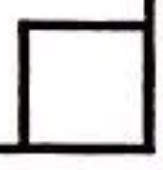
#> input picture box.jpg, 163 x 170 px
$ python other.py   (older library calls are emulated)
#> lines starting #> are read from the running program, lines starting #| are printed output that depends on the picture; after the words box and inside, x2 and y2 are one past the last pixel; in counts of white or black regions, pixels touching at a corner belong together
import cv2
import numpy as np
from PIL import Image, ImageEnhance

def test():
	img3 = Image.open('houghlines5.jpg').convert('L')
	img3 = ImageEnhance.Color(img3).enhance(5)
	img3 = ImageEnhance.Contrast(img3).enhance(5)
	img3 = ImageEnhance.Brightness(img3).enhance(5)
	img3 = ImageEnhance.Sharpness(img3).enhance(5)
	img3.save('enhanced.jpg')


img = cv2.imread('box.jpg')
#> img is the input picture: shape (170, 163, 3); mean B, G, R 202, 201.9, 203.1
gray = cv2.cvtColor(img,cv2.COLOR_BGR2GRAY)
laplacian = cv2.Laplacian(gray, cv2.CV_64F)
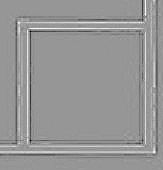
#> laplacian: shape (170, 163) float64; min -125, max 87, mean 0; drawn with min black and max white
cv2.imwrite('houghlines5.jpg',laplacian)
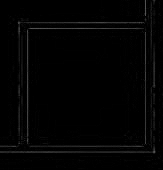
#> saved as houghlines5.jpg: shape (170, 163); min 0, max 87, mean 3
test()
#> in test, `img3 = ImageEnhance.Contrast(img3).enhance(5)`:
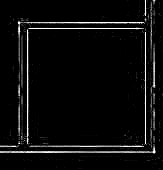
#> img3: PIL image 163x170 L; min 0, max 255, mean 11.6
#> in test, `img3 = ImageEnhance.Brightness(img3).enhance(5)`:
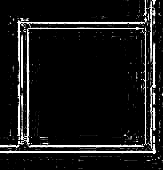
#> img3: PIL image 163x170 L; min 0, max 255, mean 23.2
#> in test, `img3 = ImageEnhance.Sharpness(img3).enhance(5)`:
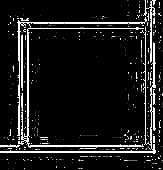
#> img3: PIL image 163x170 L; min 0, max 255, mean 25.8
img2 = cv2.imread('enhanced.jpg')
#> img2: shape (170, 163, 3); min 0, max 255, mean 26.6

edges = cv2.Canny(img2,50,150,apertureSize = 3)
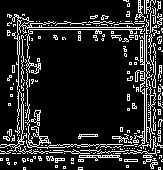
#> edges: shape (170, 163); 15.1% white in thin lines or dots
minLineLength = 100
maxLineGap = 10
lines = cv2.HoughLinesP(edges,1,np.pi/180,100,minLineLength,maxLineGap)
#> lines = [[144, 70, 144, 33], [146, 61, 146, 35], [27, 27, 141, 27], [29, 29, 142, 29], [150, 127, 150, 111], [146, 141, 146, 88]]
print(lines)
#| [[[144  70 144  33]]
#|  [[146  61 146  35]]
#|  [[ 27  27 141  27]]
#|  [[ 29  29 142  29]]
#|  [[150 127 150 111]]
#|  [[146 141 146  88]]]
for line in lines:
	for x1,y1,x2,y2 in line:
		cv2.line(img,(x1,y1),(x2,y2),(0,255,0),3)
#> this loop made 6 passes
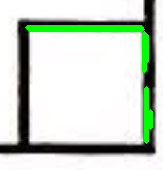
#> img: shape (170, 163, 3); 5.14% of pixels changed, all inside (x1, y1, x2, y2) = (25, 25, 153, 144)


cv2.imwrite('houghlines10.jpg',img)

$ run again, with sheet.JPG copied over box.jpg
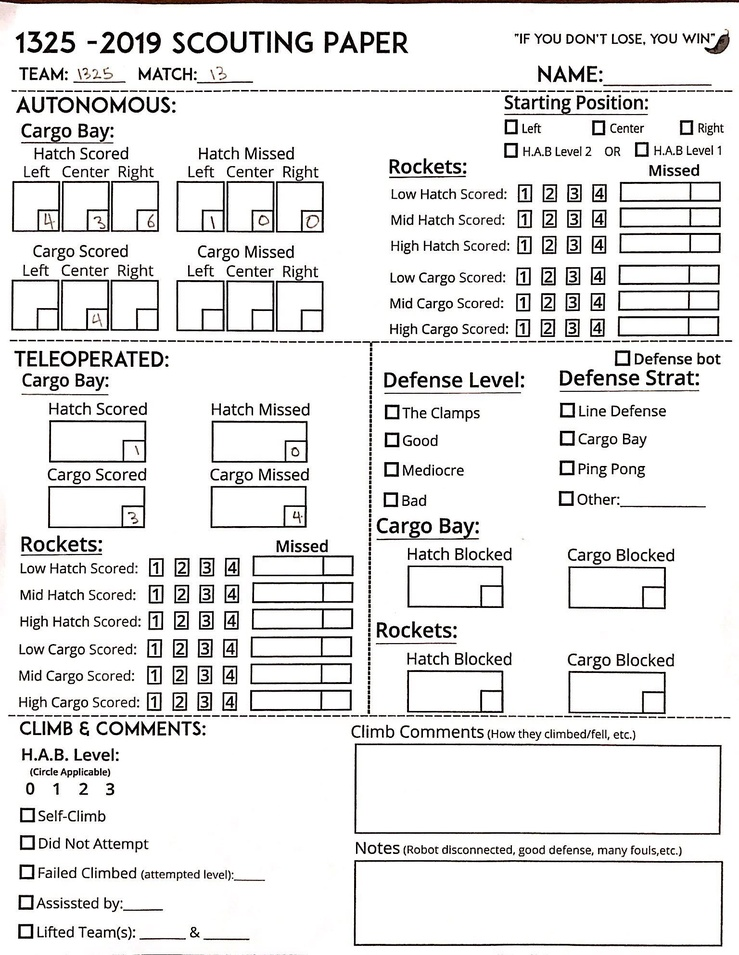
#> input picture sheet.JPG, 739 x 955 px, shrunk from 1536 x 1984 before the run
#> img is the input picture: shape (955, 739, 3); mean B, G, R 230.1, 230.4, 230.8
#> `edges = cv2.Canny(img2,50,150,apertureSize = 3)`:
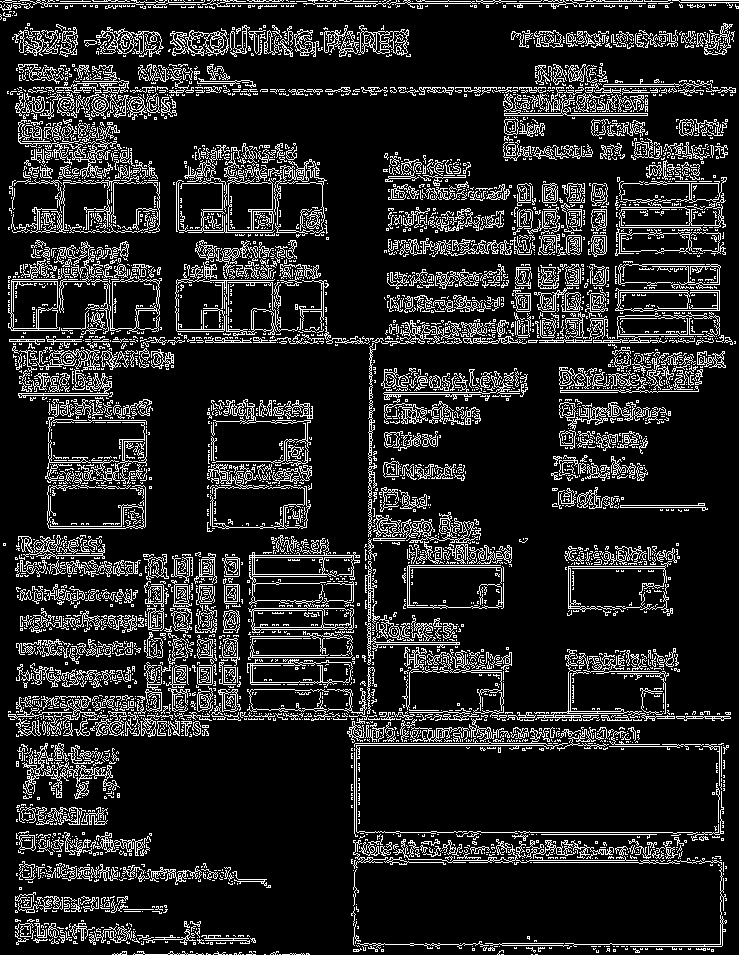
#> edges: shape (955, 739); 14.4% white in thin lines or dots
#> lines = 261 rows, first 6: [580, 3, 645, 3], [18, 716, 33, 716], [425, 1, 447, 1], [656, 716, 674, 716], [214, 342, 251, 342], [50, 458, 51, 448]
#> (printed output is left out)
#> the loop `for line in lines:` made 261 passes
#> after the loop `for line in lines:`:
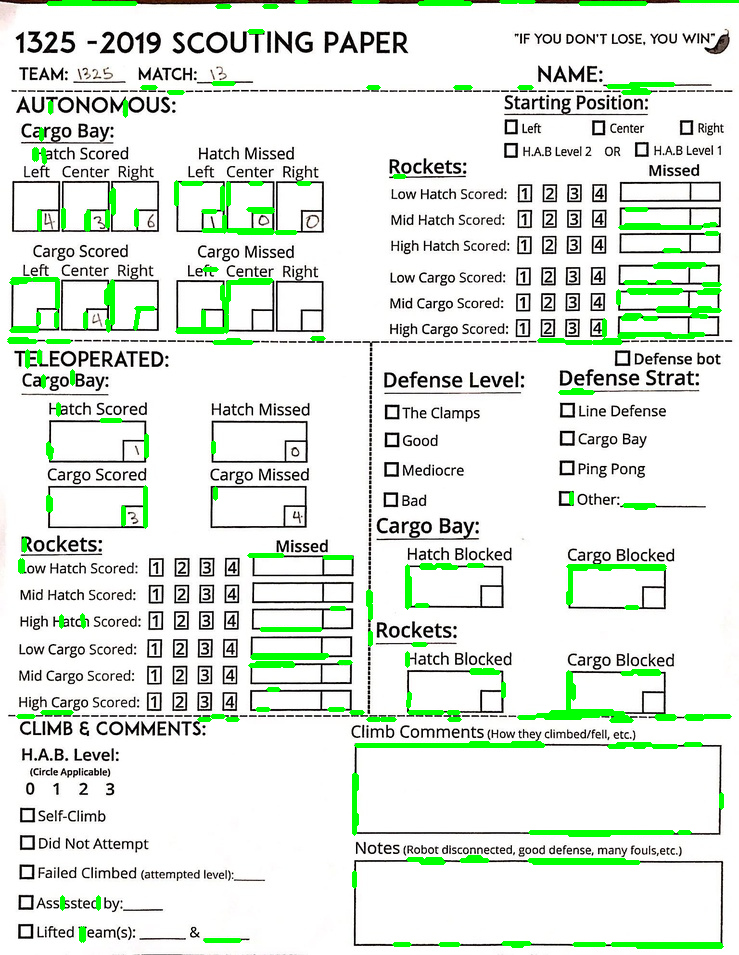
#> img: shape (955, 739, 3); 3.84% of pixels changed, all inside (x1, y1, x2, y2) = (7, 0, 739, 949)
